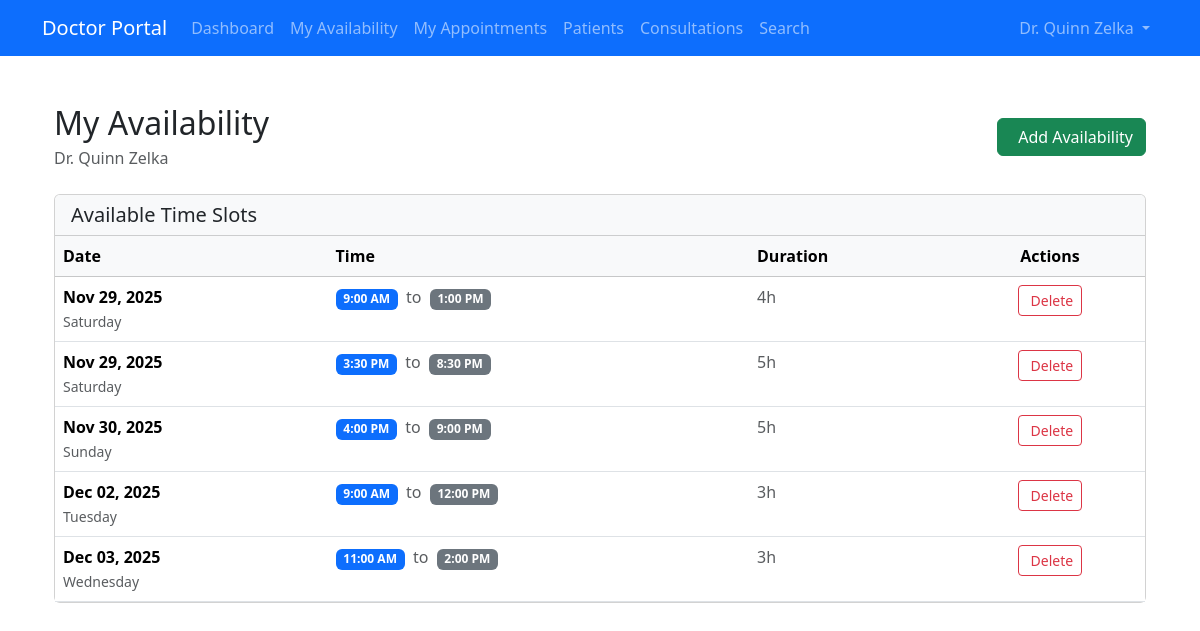
The page /appointment/doctor/availability/ (signed in) on the database its author committed.
### doctor/models.py (models this page shows, shortened)
class Doctor(models.Model):
    STATUS_CHOICES = [
        ('active', 'Active'),
        ('inactive', 'Inactive')
    ]
    user = models.OneToOneField(User, on_delete=models.CASCADE, null=True, blank=True)
    department = models.ForeignKey(Department, on_delete=models.CASCADE, related_name="doctors")
    fname = models.CharField(max_length=64)
    lname = models.CharField(max_length=64)
    license = models.CharField(max_length=20, unique=True)
    specialisation = models.CharField(max_length=64)
    email = models.EmailField(max_length=64, unique=True)
    phone = models.CharField(max_length=20)
    address = models.TextField(max_length=500)
    password = models.CharField(max_length=128, default='@User123')
    status = models.CharField(max_length=10, choices=STATUS_CHOICES, default="active")
    created_at = models.DateTimeField(auto_now_add=True)
    updated_at = models.DateTimeField(auto_now=True)
    class Meta:
        verbose_name = 'Doctor'
        verbose_name_plural = 'Doctors'

### appointment/models.py (models this page shows, shortened)
class DoctorAvailability(models.Model):
    doctor = models.ForeignKey(Doctor, on_delete=models.CASCADE)
    available_date = models.DateField()
    start_time = models.TimeField(default='09:00:00')
    end_time = models.TimeField(default='21:00:00')
    class Meta:
        unique_together = ('doctor', 'available_date', 'start_time', 'end_time')
    @property
    def duration(self):
        if self.start_time and self.end_time:
            start_datetime = datetime.combine(date.today(), self.start_time)
            end_datetime = datetime.combine(date.today(), self.end_time)
            duration = end_datetime - start_datetime
            hours = duration.seconds // 3600
            minutes = (duration.seconds % 3600) // 60
            if hours > 0 and minutes > 0:
                return f"{hours}h {minutes}m"
            elif hours > 0:
                return f"{hours}h"
            elif minutes > 0:
                return f"{minutes}m"
            else:
                return "0m"
        return "N/A"

### appointment/views.py (the view)
# urls.py: path('doctor/availability/', views.doctor_availability_view, name='availability'),
@doctor_login_required
def doctor_availability_view(request):
    doctor = request.doctor
    availability = DoctorAvailability.objects.filter(doctor=doctor)
    return render(request, 'appointment/doctor_availability.html', {
        'availability': availability,
        'doctor': doctor,
    })

### appointment/templates/appointment/doctor_availability.html (shortened to what this page needs)
{% extends 'appointment/base.html' %}
{% block content %}
<div class="container mt-5">
    <div class="row">
        <div class="col-md-8 col-lg-12 mb-5">
            <div class="d-flex justify-content-between align-items-center mb-4">
                <div>
                    <h2 class="mb-1">My Availability</h2>
                    <p class="text-muted mb-0">Dr. {{doctor.fname}} {{doctor.lname}}</p>
                </div>
                <a href="{% url 'appointment:add_availability' %}" class="btn btn-success">
                    Add Availability
                </a>
            </div>
            {% if availability %}
                <div class="card">
                    <div class="card-header bg-light">
                        <h5 class="mb-0">Available Time Slots</h5>
                    </div>
                    <div class="card-body p-0">
                        <div class="table-responsive">
                            <table class="table table-hover mb-0">
                                <thead class="table-light">
                                    <tr>
                                        <th>Date</th>
                                        <th>Time</th>
                                        <th>Duration</th>
                                        <th class="text-center">Actions</th>
                                    </tr>
                                </thead>
                                <tbody>
                                    {% for slot in availability %}
                                    <tr>
                                        <td>
                                            <strong>{{ slot.available_date|date:"M d, Y" }}</strong>
                                            <br>
                                            <small class="text-muted">{{ slot.available_date|date:"l" }}</small>
                                        </td>
                                        <td>
                                            <span class="badge bg-primary me-1">{{ slot.start_time|time:"g:i A" }}</span>
                                            <span class="text-muted">to</span>
                                            <span class="badge bg-secondary ms-1">{{ slot.end_time|time:"g:i A" }}</span>
                                        </td>
                                        <td>
                                            <span class="text-muted">{{ slot.duration }}</span>
                                        </td>
                                        <td class="text-center">
                                            <button type="button" class="btn btn-outline-danger btn-sm delete-btn"
                                                    data-url="{% url 'appointment:delete_availability' slot.id %}"
                                                    data-slot-info="{{ slot.available_date|date:'M d, Y' }} at {{ slot.start_time|time:'g:i A' }}">
                                                Delete
                                            </button>
                                        </td>
                                    </tr>
                                    {% endfor %}
                                </tbody>
                            </table>
                        </div>
                    </div>
                </div>
            {% endif %}
        </div>
    </div>
</div>
{% endblock %}

### appointment/templates/appointment/base.html (shortened to what this page needs)
<!doctype html>
<html lang="en">
  <head>
    <link href="https://cdn.jsdelivr.net/npm/bootstrap@5.3.7/dist/css/bootstrap.min.css" rel="stylesheet">
  </head>
  <body>
    {% if doctor %}
    <nav class="navbar navbar-expand-lg navbar-dark bg-primary">
        <div class="container">
            <a class="navbar-brand" href="{% url 'appointment:availability' %}">Doctor Portal</a>
            <div class="collapse navbar-collapse" id="navbarNav">
                <ul class="navbar-nav me-auto">
                    <li class="nav-item">
                        <a class="nav-link" href="{% url 'doctor:doctor_dashboard' %}">Dashboard</a>
                    </li>
                    <li class="nav-item">
                        <a class="nav-link" href="{% url 'appointment:availability' %}">My Availability</a>
                    </li>
                    <li class="nav-item">
                        <a class="nav-link" href="{% url 'appointment:doctor_appointments' %}">My Appointments</a>
                    </li>
                    <li class="nav-item">
                        <a class="nav-link" href="{% url 'consultation:show_triage' %}">Patients</a>
                    </li>
                    <li class="nav-item">
                        <a class='nav-link' href="{% url 'consultation:show_consultation' %}">Consultations</a>
                    </li>
                    <li class="nav-item">
                        <a class='nav-link' href="{% url 'doctor:doctor_search' %}">Search</a>
                    </li>
                </ul>
                <ul class="navbar-nav">
                    <li class="nav-item dropdown">
                        <a class="nav-link dropdown-toggle" href="#" id="navbarDropdown" role="button" data-bs-toggle="dropdown">
                            Dr. {{ doctor.fname }} {{ doctor.lname }}
                        </a>
                    </li>
                </ul>
            </div>
        </div>
    </nav>
    {% endif %}
    <div class="container mt-3">
        {% block content %}
        {% endblock %}
    </div>
  </body>
</html>

### rows shown on the page
Doctor: fname "Quinn", lname "Zelka"
DoctorAvailability: available_date "Nov 29, 2025", available_date "Saturday", start_time "9:00 AM", end_time "1:00 PM", duration "4h"
DoctorAvailability: available_date "Nov 29, 2025", available_date "Saturday", start_time "3:30 PM", end_time "8:30 PM", duration "5h"
DoctorAvailability: available_date "Nov 30, 2025", available_date "Sunday", start_time "4:00 PM", end_time "9:00 PM", duration "5h"
DoctorAvailability: available_date "Dec 02, 2025", available_date "Tuesday", start_time "9:00 AM", end_time "12:00 PM", duration "3h"
DoctorAvailability: available_date "Dec 03, 2025", available_date "Wednesday", start_time "11:00 AM", end_time "2:00 PM", duration "3h"
